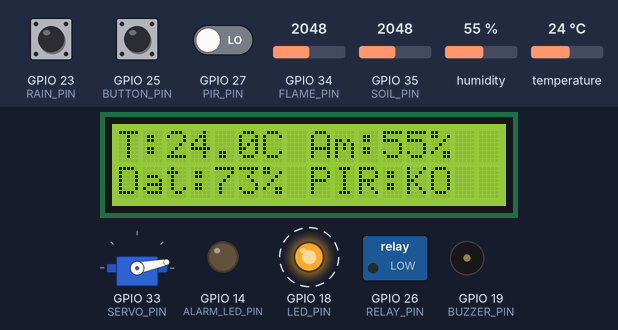
The sketch below on a simulated ESP32. On the bench: servo, 16×2 character LCD, switched loads named in the sketch (green lamp = pin HIGH), output pins drawn as LEDs (lit = HIGH), buzzer (waves = sounding, pin HIGH). Dashed ring = blinking. The test bench sets the inputs (shaded band); at power-on: GPIO 35 (SOIL_PIN) = 2048, GPIO 27 (PIR_PIN) LOW, GPIO 23 (RAIN_PIN) HIGH, GPIO 25 (BUTTON_PIN) HIGH, GPIO 34 (FLAME_PIN) = 2048, humidity 55 %, temperature 24 °C. Servo pulses on a pin are drawn as a servo (544–2400 µs = 0–180°); what the sketch prints to the serial monitor is not drawn.

Above: at 1.2 s.
2.3 s: GPIO 35 (SOIL_PIN) set to 3203
At 3.0 s:
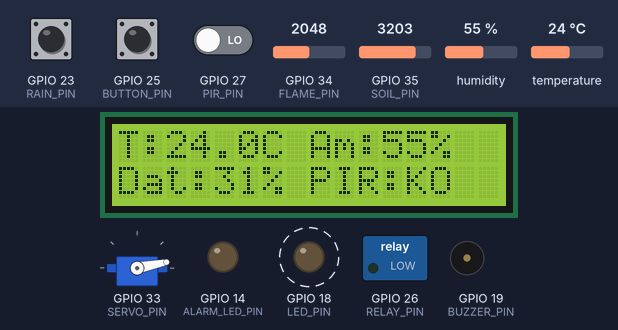
4.1 s: GPIO 35 (SOIL_PIN) set to 3292
At 6.37 s:
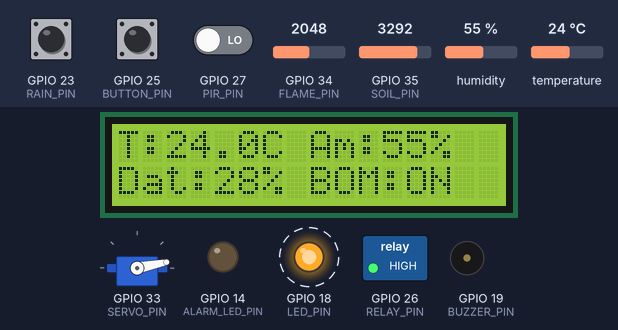
7.1 s: GPIO 27 (PIR_PIN) driven HIGH
At 8.52 s:
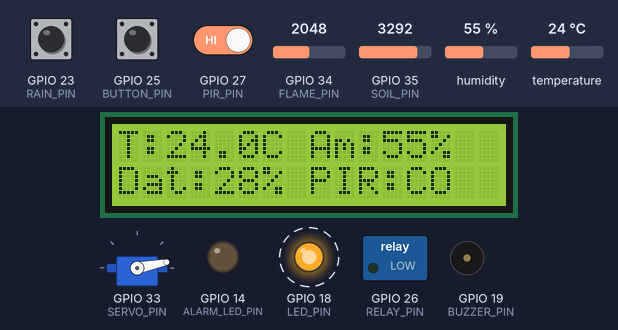
9.0 s: GPIO 23 (RAIN_PIN) pulled LOW for 1 s
At 11.5 s:
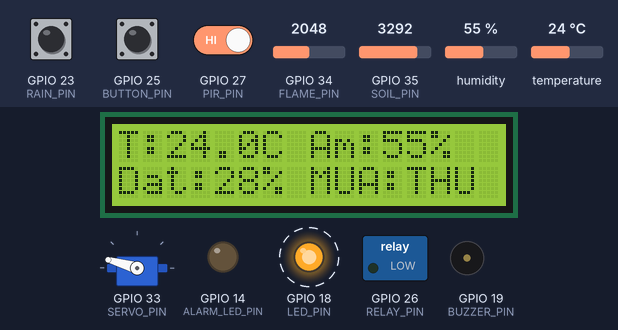
11.6 s: GPIO 25 (BUTTON_PIN) pulled LOW for 3.2 s
At 13.6 s:
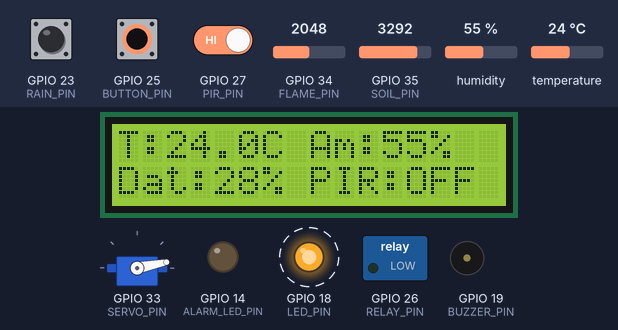
16.3 s: GPIO 23 (RAIN_PIN) pulled LOW for 3.2 s
At 21.62 s:
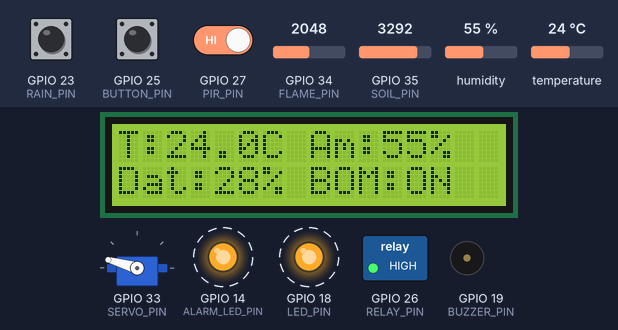
Timing chart, 0 to 24.5 s (numbered marks = the images above; inputs shaded):
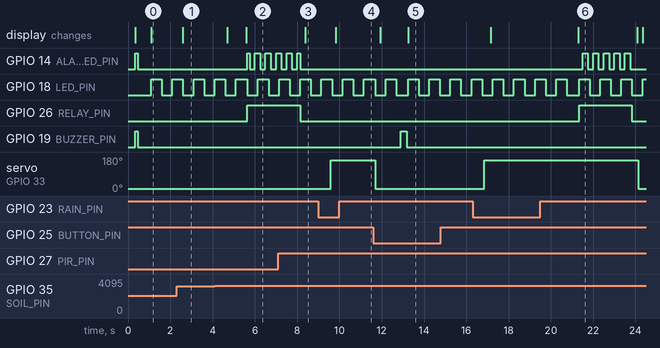

Measured:
- the behaviour switches between 3256 and 3257 on GPIO 35 (SOIL_PIN) (found by bisection; images 1 and 2)
- after the input at 2.3 s, the display: changes after 0.30 s (image 1)
- after the input at 4.1 s, GPIO 14 (ALARM_LED_PIN): LOW → HIGH after 1.5 s, then repeats every 0.50 s: LOW 0.25 s, HIGH 0.25 s; GPIO 26 (RELAY_PIN): LOW → HIGH after 1.5 s; the display: first changes after 0.59 s (image 2 shows a later state)
- after the input at 7.1 s, the display: changes after 1.3 s (image 3)
- after the input at 9.0 s, servo on GPIO 33 (SERVO_PIN): 11° → 164° after 0.60 s; the display: changes after 0.83 s (image 4)
- after the input at 11.6 s, GPIO 19 (BUZZER_PIN): LOW → HIGH after 1.3 s, → LOW 0.30 s later; the display: first differs from a run without the input after 1.6 s (image 5)
- after the input at 16.3 s, servo on GPIO 33 (SERVO_PIN): 11° → 164° after 0.55 s, → 11° 7.3 s later; the display: first changes after 0.85 s (image 6 shows a later state)
- by itself, GPIO 18 (LED_PIN): alternates HIGH for 0.50 s and LOW for 0.50 s

The sketch:

SmartHome_ESP32_Offline.ino
```cpp
#include <Wire.h>
#include <LiquidCrystal_I2C.h>
#include <DHT20.h>

// ============================================================
//  SMART HOME & GARDEN ESP32 (Vietduino) - Bản Hoàn Chỉnh Cao Cấp
//  - Cảm biến Lửa (IO34, Active-LOW) + Còi báo (IO19) + 2 Đèn Đỏ Cảnh Báo (IO14)
//  - Cảm biến Độ ẩm đất (IO35) + Relay Bơm nước (IO26)
//  - Cảm biến PIR (IO27) + Đèn Trắng MKE-M01 (IO32) + Nút bấm thông minh (IO25):
//      + Bấm nhả nhanh (< 1.2s): Bật / Tắt Đèn Trắng
//      + Đè giữ nút (>= 1.2s):   Kêu Bíp -> Khóa / Mở cảm biến PIR tự động
//  - Cảm biến Nước mưa (IO23, có lọc nhiễu đụng dây) + Servo SG90 thu đồ (IO33)
//  - Màn hình LCD1602 (0x27) + Nhiệt/Ẩm DHT20 (0x38)
// ============================================================

// ---------- CHÂN KẾT NỐI ----------
#define FLAME_PIN      34   // Cảm biến lửa MKE-S04 (IO34)
#define SOIL_PIN       35   // Cảm biến độ ẩm đất LM393 (IO35)
#define PIR_PIN        27   // Cảm biến chuyển động PIR HC-SR501 (IO27)
#define RELAY_PIN      26   // Relay máy bơm (IO26)
#define BUZZER_PIN     19   // Còi báo MKE-M03 (IO19)
#define LED_PIN        18   // LED trên mạch (IO18)

#define RAIN_PIN       23   // Cảm biến nước mưa HS0217V chân DO (IO23)
#define SERVO_PIN      33   // Động cơ Servo SG90 0-180 độ (IO33)
#define LIGHT_PIN      32   // Mạch đèn LED trắng MKE-M01 - Chiếu sáng (IO32)
#define BUTTON_PIN     25   // Nút bấm thông minh (IO25)
#define ALARM_LED_PIN  14   // Cụm 2 Đèn LED đỏ 2 chân - Cảnh báo Cháy & Bơm (IO14)

#define RELAY_ON   HIGH
#define RELAY_OFF  LOW

// ---------- THÔNG SỐ CÓ THỂ CHỈNH ----------
const int NGUONG_LUA = 15;
const unsigned long TG_XAC_NHAN_LUA = 1000;
const unsigned long TG_GIU_BAO      = 3000;

const int NGUONG_DAT_KHO = 30;
const int NGUONG_DAT_UOT = 40;
const int SO_LAN_DAT_KHO_XAC_NHAN = 3;
const unsigned long TG_BOM_CHAY = 2500;
const unsigned long TG_BOM_NGHI = 12000;
const int SO_LAN_TUOI_TOI_DA = 5;

const int GOC_PHOI_DO = 15;    // Trời nắng: đưa đồ ra ngoài (lùi khỏi chốt 0 độ)
const int GOC_THU_DO  = 165;   // Trời mưa: thu đồ vào mái hiên (lùi khỏi chốt 180 độ)

const unsigned long TG_DE_GIU_NUT = 1200; // Đè giữ nút 1.2 giây để Tắt/Bật cảm biến PIR

// ---------- ĐỐI TƯỢNG ----------
LiquidCrystal_I2C lcd(0x27, 16, 2);
DHT20 dht20;

// ---------- TRẠNG THÁI ----------
enum BomState { BOM_NGHI, BOM_CHAY, BOM_CHO };
BomState bomState = BOM_NGHI;

int giaTriLua = 4095;
int rawDat = 4095;
int phanTramDat = 100;
float nhietDo = 0.0;
float doAmKhi = 0.0;
bool coNguoi = false;
bool pirTruoc = false;
bool khoaPIR = false;          // false = PIR hoạt động tự động; true = Đã tắt cảm biến PIR
bool coMua = false;
int demCoMua = 0;              // Bộ đếm lọc nhiễu đụng dây cảm biến mưa
bool denBat = false;
bool denDoBat = false;
int gocServoHienTai = -1;
unsigned long tServoBatDau = 0;
bool servoDangQuay = false;

bool coLua = false;
unsigned long tBatDauLua = 0;
unsigned long tLuaCuoi = 0;

int demDatKho = 0;
int soLanTuoi = 0;
bool khoaBom = false;

bool canKhoiPhucLCD = false;
int lcdCheDo = -1;

bool coiBat = false;

bool dangGiuNut = false;
bool daXuLyGiuNut = false;
unsigned long tBatDauNhanNut = 0;
unsigned long tNutCuoi = 0;
unsigned long tTatDenBangNut = 0;
unsigned long tMuaCuoi = 0;

unsigned long tLua = 0, tDat = 0, tMua = 0, tLCD = 0, tSerial = 0, tDHT = 0;
unsigned long tBom = 0, tTatBom = 0, tCoi = 0, tLED = 0;

// ============================================================
//  HÀM TIỆN ÍCH & ĐIỀU KHIỂN CHUNG (SẴN SÀNG CHO WI-FI / MQTT)
// ============================================================

// Hàm bật/tắt đèn trắng dùng chung cho cả Nút bấm vật lý lẫn Wi-Fi/MQTT từ xa
void datTrangThaiDen(bool bat) {
  denBat = bat;
  if (!bat) {
    // Khi tắt đèn (bằng nút hoặc qua Web), khóa PIR tạm 5 giây để rút tay ra không bị bật lại ngay
    tTatDenBangNut = millis();
  }
}

// Hàm bật/tắt chế độ tự động của cảm biến PIR (có tiếng Bíp báo hiệu)
void datCheDoKhoaPIR(bool khoa) {
  khoaPIR = khoa;
  if (khoaPIR) {
    // Đã KHÓA cảm biến PIR -> Tắt đèn và kêu 1 tiếng BÍP DÀI (300ms)
    denBat = false;
    digitalWrite(BUZZER_PIN, HIGH);
    delay(300);
    digitalWrite(BUZZER_PIN, LOW);
  } else {
    // Đã MỞ LẠI cảm biến PIR -> Khóa tạm 3s để rút tay và kêu 2 tiếng BÍP-BÍP ngắn
    tTatDenBangNut = millis();
    for (int i = 0; i < 2; i++) {
      digitalWrite(BUZZER_PIN, HIGH);
      delay(80);
      digitalWrite(BUZZER_PIN, LOW);
      if (i == 0) delay(90);
    }
  }
}

int docTrungBinh(int pin, int n) {
  long tong = 0;
  for (int i = 0; i < n; i++) tong += analogRead(pin);
  return tong / n;
}

void quayServo(int goc) {
  goc = constrain(goc, 0, 180);
  if (goc == gocServoHienTai) return;
  gocServoHienTai = goc;
  int duty = map(goc, 0, 180, 102, 491);
  ledcWrite(SERVO_PIN, duty);
  tServoBatDau = millis();
  servoDangQuay = true;
}

void inLCD(uint8_t hang, const char* s) {
  lcd.setCursor(0, hang);
  uint8_t i = 0;
  while (s[i] && i < 16) { lcd.print(s[i]); i++; }
  while (i < 16) { lcd.print(' '); i++; }
}

void veManHinhBinhThuong(bool bomOn) {
  char d1[20], d2[20];
  snprintf(d1, sizeof(d1), "T:%.1fC Am:%.0f%%", nhietDo, doAmKhi);
  const char* tt = bomOn ? "BOM:ON" :
                   (coMua ? "MUA:THU" :
                   (khoaBom ? "LOI:DAT" :
                   (khoaPIR ? "PIR:OFF" :
                   (coNguoi ? "PIR:CO" : "PIR:KO"))));
  snprintf(d2, sizeof(d2), "Dat:%d%% %s", phanTramDat, tt);
  inLCD(0, d1);
  inLCD(1, d2);
}

void quetI2C() {
  Serial.println("\n================ KIEM TRA KET NOI PHAN CUNG ================");
  int count = 0;
  for (byte addr = 1; addr < 127; addr++) {
    Wire.beginTransmission(addr);
    if (Wire.endTransmission() == 0) {
      Serial.print("[OK] Phat hien thiet bi I2C tai 0x");
      if (addr < 16) Serial.print("0");
      Serial.print(addr, HEX);
      if (addr == 0x27 || addr == 0x3F) Serial.print(" -> Man hinh LCD1602");
      if (addr == 0x38) Serial.print(" -> Cam bien Nhiet/Am DHT20");
      Serial.println();
      count++;
    }
  }
  if (count == 0) Serial.println("[LOI] Chua tim thay thiet bi I2C!");
  Serial.println("============================================================");
}

// ============================================================
//  CẢM BIẾN LỬA (Active-LOW: tụt xuống dưới 15 là có lửa)
// ============================================================
void capNhatLua() {
  giaTriLua = docTrungBinh(FLAME_PIN, 8);
  unsigned long now = millis();

  if (giaTriLua < NGUONG_LUA) {
    tLuaCuoi = now;
    if (tBatDauLua == 0) tBatDauLua = now;
    if (!coLua && (now - tBatDauLua >= TG_XAC_NHAN_LUA)) coLua = true;
  } else {
    tBatDauLua = 0;
    if (coLua && (now - tLuaCuoi >= TG_GIU_BAO)) coLua = false;
  }
}

// ============================================================
//  NÚT BẤM THÔNG MINH (IO25):
//  - Bấm nhả nhanh (< 1.2s): Bật / Tắt Đèn Trắng
//  - Đè giữ (>= 1.2s): Kêu Bíp -> Tắt / Bật cảm biến chuyển động PIR
// ============================================================
void capNhatNutBam() {
  if (bomState == BOM_CHAY || canKhoiPhucLCD || (millis() - tTatBom < 1500)) {
    dangGiuNut = false;
    return;
  }

  bool nutHienTai = digitalRead(BUTTON_PIN);
  unsigned long now = millis();

  if (!dangGiuNut) {
    // Phát hiện bắt đầu nhấn nút xuống (có lọc nhiễu 60ms)
    if (nutHienTai == LOW && (now - tNutCuoi > 250)) {
      delay(60);
      if (digitalRead(BUTTON_PIN) == LOW) {
        dangGiuNut = true;
        daXuLyGiuNut = false;
        tBatDauNhanNut = millis();
      }
    }
  } else {
    if (nutHienTai == LOW) {
      // Đang đè giữ nút: Nếu giữ đủ 1.2 giây thì kêu Bíp và Đảo chế độ Khóa PIR ngay!
      if (!daXuLyGiuNut && (now - tBatDauNhanNut >= TG_DE_GIU_NUT)) {
        daXuLyGiuNut = true;
        datCheDoKhoaPIR(!khoaPIR);
      }
    } else {
      // Vừa thả nút ra
      tNutCuoi = now;
      if (!daXuLyGiuNut) {
        // Nếu thả ra trước 1.2 giây -> Là cú bấm nhả ngắn: Bật / Tắt Đèn Trắng
        datTrangThaiDen(!denBat);
      }
      dangGiuNut = false;
    }
  }
}

// ============================================================
//  CẢM BIẾN MƯA & SERVO THU ĐỒ (CÓ LỌC NHIỄU ĐỤNG DÂY 100%)
// ============================================================
void capNhatMuaVaServo() {
  if (servoDangQuay && (millis() - tServoBatDau >= 600)) {
    ledcWrite(SERVO_PIN, 0);
    servoDangQuay = false;
  }

  if (bomState == BOM_CHAY || canKhoiPhucLCD || servoDangQuay) return;

  if (digitalRead(RAIN_PIN) == LOW) {
    tMuaCuoi = millis();
    if (demCoMua < 10) demCoMua++;
    // Phải có nước mưa liên tục 3 lần đọc (0.6 giây) mới tính là Có Mưa!
    if (demCoMua >= 3) {
      coMua = true;
    }
  } else {
    demCoMua = 0;
    if (coMua && (millis() - tMuaCuoi >= 2000)) {
      coMua = false;
    }
  }
  quayServo(coMua ? GOC_THU_DO : GOC_PHOI_DO);
}

// ============================================================
//  1. ĐÈN TRẮNG CHIẾU SÁNG (MKE-M01 - IO32)
//  - Nếu KHÔNG khóa PIR (!khoaPIR): Thấy người bước vào -> Tự bật Đèn sáng giữ luôn!
//  - Nếu ĐÃ khóa PIR (khoaPIR): Có người đi qua đèn cũng không tự bật (chỉ bật/tắt bằng nút)
// ============================================================
void dieuKhienDen() {
  if (!khoaPIR && !denBat && coNguoi && !pirTruoc &&
      (tTatDenBangNut == 0 || (millis() - tTatDenBangNut > 5000))) {
    denBat = true;
  }
  pirTruoc = coNguoi;

  if (denBat) {
    pinMode(LIGHT_PIN, OUTPUT);
    digitalWrite(LIGHT_PIN, HIGH);
  } else {
    pinMode(LIGHT_PIN, INPUT);
  }
}

// ============================================================
//  2. CỤM 2 ĐÈN ĐỎ CẢNH BÁO CHÁY & BÁO BƠM (IO14)
// ============================================================
void dieuKhienDenCanhBao() {
  if (coLua) {
    denDoBat = coiBat;                        // Có cháy: chớp nhanh theo còi
  } else if (bomState == BOM_CHAY) {
    denDoBat = ((millis() / 250) % 2 == 0);   // Đang bơm: chớp mỗi 0.25s
  } else {
    denDoBat = false;                         // Bình thường: tắt hẳn
  }
  digitalWrite(ALARM_LED_PIN, denDoBat ? HIGH : LOW);
}

// ============================================================
//  CẢM BIẾN ĐỘ ẨM ĐẤT & MÁY BƠM
// ============================================================
void capNhatDat() {
  if (bomState == BOM_CHAY) return;

  rawDat = docTrungBinh(SOIL_PIN, 8);
  phanTramDat = constrain(map(rawDat, 4095, 1300, 0, 100), 0, 100);

  if (phanTramDat < NGUONG_DAT_KHO) {
    if (demDatKho < 100) demDatKho++;
  } else {
    demDatKho = 0;
  }

  if (phanTramDat >= NGUONG_DAT_UOT) {
    soLanTuoi = 0;
    khoaBom = false;
  }
}

void batDauBom() {
  if (soLanTuoi >= SO_LAN_TUOI_TOI_DA) {
    khoaBom = true;
    return;
  }
  soLanTuoi++;

  veManHinhBinhThuong(true);
  delay(50);

  digitalWrite(RELAY_PIN, RELAY_ON);
  bomState = BOM_CHAY;
  tBom = millis();
}

void tatBom() {
  digitalWrite(RELAY_PIN, RELAY_OFF);
  bomState = BOM_CHO;
  tTatBom = millis();
  canKhoiPhucLCD = true;
}

void capNhatBom() {
  unsigned long now = millis();
  switch (bomState) {
    case BOM_NGHI:
      if (!coLua && !khoaBom && demDatKho >= SO_LAN_DAT_KHO_XAC_NHAN) batDauBom();
      break;
    case BOM_CHAY:
      if (coLua || (now - tBom >= TG_BOM_CHAY)) tatBom();
      break;
    case BOM_CHO:
      if (now - tTatBom >= TG_BOM_NGHI) {
        bomState = BOM_NGHI;
        demDatKho = 0;
      }
      break;
  }
}

// ============================================================
//  DHT20, CÒI, LCD, LED, SERIAL
// ============================================================
void capNhatDHT() {
  if (bomState == BOM_CHAY || canKhoiPhucLCD) return;
  unsigned long now = millis();
  if (now - tDHT < 1500) return;
  tDHT = now;

  if (dht20.read() == DHT20_OK) {
    nhietDo = dht20.getTemperature();
    doAmKhi = dht20.getHumidity();
  }
}

void dieuKhienCoi() {
  if (!coLua) {
    digitalWrite(BUZZER_PIN, LOW);
    coiBat = false;
    return;
  }
  unsigned long now = millis();
  if (coiBat && (now - tCoi >= 150)) {
    coiBat = false;
    digitalWrite(BUZZER_PIN, LOW);
    tCoi = now;
  } else if (!coiBat && (now - tCoi >= 100)) {
    coiBat = true;
    digitalWrite(BUZZER_PIN, HIGH);
    tCoi = now;
  }
}

void capNhatLCD() {
  if (bomState == BOM_CHAY) return;

  unsigned long now = millis();
  if (canKhoiPhucLCD) {
    if (now - tTatBom < 150) return;
    lcd.init();
    lcd.backlight();
    lcd.clear();
    canKhoiPhucLCD = false;
    lcdCheDo = -1;
  }

  if (now - tLCD < 300) return;
  tLCD = now;

  int cheDo = coLua ? 1 : 0;
  if (cheDo != lcdCheDo) {
    lcd.clear();
    lcdCheDo = cheDo;
  }

  if (coLua) {
    lcd.backlight();
    inLCD(0, "!! CANH BAO !!");
    inLCD(1, "PHAT HIEN LUA!");
  } else {
    veManHinhBinhThuong(false);
  }
}

void nhapNhayLED() {
  static bool trangThai = false;
  if (millis() - tLED >= 500) {
    tLED = millis();
    trangThai = !trangThai;
    digitalWrite(LED_PIN, trangThai);
  }
}

void inSerial() {
  if (millis() - tSerial < 500) return;
  tSerial = millis();

  const char* bom = (bomState == BOM_CHAY) ? "ON" : "OFF";
  const char* ttPir = khoaPIR ? "KHOA" : (coNguoi ? "CO" : "KO");
  Serial.printf("Nhiet:%.1f*C | AmKhi:%.0f%% | Dat:%d%% | PIR:%s | Mua:%s | DenTrang:%s | DenDo:%s | Lua:%d | Bom:%s",
                nhietDo, doAmKhi, phanTramDat,
                ttPir,
                coMua ? "CO_MUA" : "Kho",
                denBat ? "ON" : "OFF",
                denDoBat ? "NHAY" : "OFF",
                giaTriLua, bom);
  if (khoaBom) Serial.print(" [KHOA BOM]");
  if (coLua)   Serial.print(" ==> [BAO CHAY!]");
  Serial.println();
}

// ============================================================
//  SETUP & LOOP
// ============================================================
void setup() {
  Serial.begin(115200);

  pinMode(RELAY_PIN, OUTPUT);
  digitalWrite(RELAY_PIN, RELAY_OFF);
  pinMode(BUZZER_PIN, OUTPUT);
  digitalWrite(BUZZER_PIN, LOW);
  pinMode(LIGHT_PIN, INPUT);
  pinMode(ALARM_LED_PIN, OUTPUT);
  digitalWrite(ALARM_LED_PIN, LOW);

  pinMode(LED_PIN, OUTPUT);
  pinMode(FLAME_PIN, INPUT);
  pinMode(SOIL_PIN, INPUT);
  pinMode(PIR_PIN, INPUT);
  pinMode(RAIN_PIN, INPUT_PULLUP);
  pinMode(BUTTON_PIN, INPUT_PULLUP);

  ledcAttach(SERVO_PIN, 50, 12);
  quayServo(GOC_PHOI_DO);

  Wire.begin(21, 22);
  Wire.setClock(50000);
  delay(200);

  quetI2C();

  dht20.begin();
  lcd.init();
  lcd.backlight();

  inLCD(0, "SMART HOME ESP32");
  inLCD(1, "HE THONG ON DINH");

  if (dht20.read() == DHT20_OK) {
    nhietDo = dht20.getTemperature();
    doAmKhi = dht20.getHumidity();
  }
  tDHT = millis();
  capNhatDat();

  digitalWrite(BUZZER_PIN, HIGH);
  digitalWrite(ALARM_LED_PIN, HIGH);
  delay(120);
  digitalWrite(BUZZER_PIN, LOW);
  digitalWrite(ALARM_LED_PIN, LOW);

  delay(600);
  lcd.clear();
  lcdCheDo = -1;
}

void loop() {
  unsigned long now = millis();

  coNguoi = (digitalRead(PIR_PIN) == HIGH);

  capNhatNutBam();
  if (now - tLua >= 100) { tLua = now; capNhatLua(); }
  if (now - tDat >= 500) { tDat = now; capNhatDat(); }
  if (now - tMua >= 200) { tMua = now; capNhatMuaVaServo(); }

  capNhatBom();
  capNhatDHT();
  dieuKhienCoi();
  dieuKhienDen();
  dieuKhienDenCanhBao();
  capNhatLCD();
  nhapNhayLED();
  inSerial();
}
```
